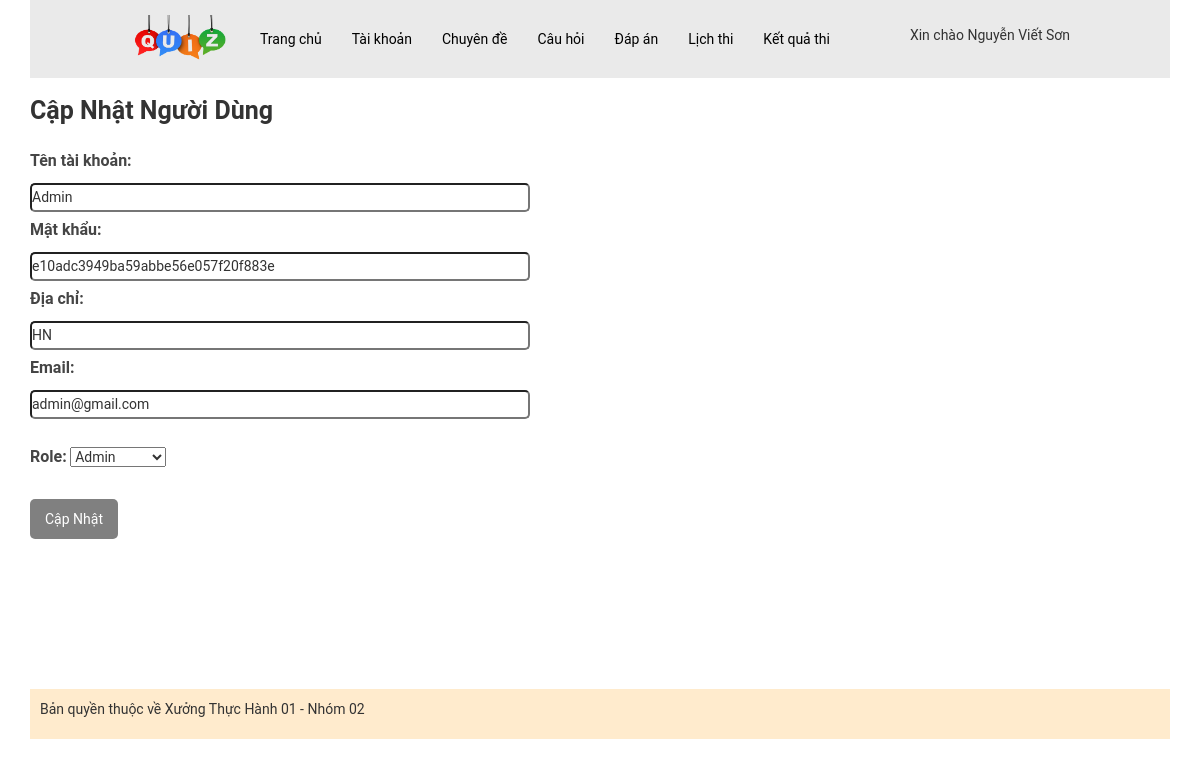
The app's page /WebThiTracNghiem/admin/index.php?act=edittk&idtk=1 (signed in) with its own data.
### tables this page shows
CREATE TABLE `taikhoan` (
  `id` int NOT NULL,
  `username` varchar(50) NOT NULL,
  `password` varchar(50) NOT NULL,
  `fullname` varchar(60) NOT NULL,
  `image` varchar(50) DEFAULT NULL,
  `email` varchar(50) DEFAULT NULL,
  `address` varchar(255) DEFAULT NULL,
  `role` enum('1','2') NOT NULL COMMENT '1 Admin , 2 User'
);

### WebThiTracNghiem/model/pdo.php (called while the page is built, shortened)
<?php
function pdo_get_connection(){
    $servername = "localhost";
    $username = "root";
    $password = "";
    try {
        $conn = new PDO("mysql:host=$servername;dbname=xuongth01_02", $username, $password);
        $conn->setAttribute(PDO::ATTR_ERRMODE, PDO::ERRMODE_EXCEPTION);
        return $conn;
    } catch(PDOException $e) {
        echo "Connection failed: " . $e->getMessage();
    }
}
function pdo_query_one($sql){
    $sql_args=array_slice(func_get_args(),1);
    try{
        $conn=pdo_get_connection();
        $stmt=$conn->prepare($sql);
        $stmt->execute($sql_args);
        $row=$stmt->fetch(PDO::FETCH_ASSOC);
        return $row;
    }
    catch(PDOException $e){
        throw $e;
    }
    finally{
        unset($conn);
    }
}
?>

### WebThiTracNghiem/model/taikhoan.php (called while the page is built, shortened)
<?php
function getold_taikoan($idtk)
{
    $sql = "SELECT * FROM taikhoan WHERE id =$idtk";
    $result = pdo_query_one($sql);
    return $result;
}

### WebThiTracNghiem/admin/taikhoan/edit-taikhoan.php (the view, shortened to what this page needs)
<div class="content-boder-user">
    <div class="title-boder-top-user">
        <p>
            Cập Nhật Người Dùng
        </p>
    </div>
    <form action="?act=edittk" method="post" enctype="multipart/form-data">
        <div>
            <label for="">Tên tài khoản: </label> <br>
            <input type="text" name="user" value="<?php echo $old_taikhoan['username'] ?>">
        </div>
        <div>
            <label for="">Mật khẩu: </label> <br>
            <input type="text" name="password" value="<?php echo  $old_taikhoan['password'] ?>">
        </div>
        <div>
            <div class="address-user">
                <label for="">Địa chỉ: </label> <br>
                <input type="text" name="address" value="<?php echo $old_taikhoan['address'] ?>">
            </div>
        </div>
        <div>
            <div class="email">
                <label for="">Email: </label> <br>
                <input type="text" name="email" value="<?php echo $old_taikhoan['email'] ?>">
            </div>
        </div> <br>
        <div>
            <div class="role">
                <label for="role">Role: </label>
                <select name="role" id="role">
                    <option value="1" <?php if ($old_taikhoan['role'] == "1") : ?> selected <?php endif; ?>>Admin</option>
                </select>
            </div>
        </div>
        <button name="btn-edit-user">Cập Nhật</button>
    </form>
</div>

### WebThiTracNghiem/assets/css/style.css (style rules this page uses)
* { padding: 0px; margin: 0px; font-family: roboto; }
.content-boder-user .title-boder-top-user p { padding: 15px 0px; margin: 0px; font-size: 25px; font-weight: bolder; }
.content-boder-user form label { line-height: 35px; font-size: 16px; color: #454545; }
.content-boder-user form input { line-height: 25px; width: 500px; border-radius: 5px; }
.content-boder-user form button { margin-top: 20px; background: gray; color: white; border: none; padding: 10px 15px; border-radius: 5px; }

### records on screen
taikhoan: user "Admin", password "e10adc3949ba59abbe56e057f20f883e", address "HN", email "admin@gmail.com", role "Admin"

### other values on screen
$_SESSION['user']['fullname'] "Nguyễn Viết Sơn"
